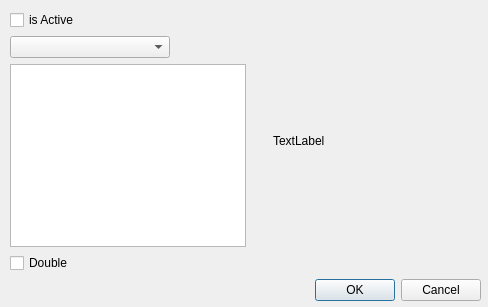
<?xml version="1.0" encoding="UTF-8"?>
<ui version="4.0">
 <class>Dialog_conf_combo_views</class>
 <widget class="QDialog" name="Dialog_conf_combo_views">
  <property name="geometry">
   <rect>
    <x>0</x>
    <y>0</y>
    <width>488</width>
    <height>307</height>
   </rect>
  </property>
  <property name="windowTitle">
   <string>Configure Combo View</string>
  </property>
  <widget class="QWidget" name="">
   <property name="geometry">
    <rect>
     <x>10</x>
     <y>10</y>
     <width>471</width>
     <height>291</height>
    </rect>
   </property>
   <layout class="QVBoxLayout" name="verticalLayout_2">
    <item>
     <layout class="QHBoxLayout" name="horizontalLayout">
      <item>
       <layout class="QVBoxLayout" name="verticalLayout">
        <item>
         <widget class="QCheckBox" name="chk_isActive">
          <property name="text">
           <string>is Active</string>
          </property>
         </widget>
        </item>
        <item>
         <widget class="QComboBox" name="cmb_combo_sel">
          <property name="maximumSize">
           <size>
            <width>160</width>
            <height>16777215</height>
           </size>
          </property>
         </widget>
        </item>
        <item>
         <widget class="QTextEdit" name="textEdit"/>
        </item>
        <item>
         <widget class="QCheckBox" name="chk_combo_double">
          <property name="text">
           <string>Double</string>
          </property>
         </widget>
        </item>
       </layout>
      </item>
      <item>
       <spacer name="horizontalSpacer_2">
        <property name="orientation">
         <enum>Qt::Horizontal</enum>
        </property>
        <property name="sizeHint" stdset="0">
         <size>
          <width>40</width>
          <height>20</height>
         </size>
        </property>
       </spacer>
      </item>
      <item>
       <widget class="QLabel" name="lbl_combo">
        <property name="sizePolicy">
         <sizepolicy hsizetype="Fixed" vsizetype="Fixed">
          <horstretch>208</horstretch>
          <verstretch>208</verstretch>
         </sizepolicy>
        </property>
        <property name="minimumSize">
         <size>
          <width>208</width>
          <height>208</height>
         </size>
        </property>
        <property name="autoFillBackground">
         <bool>true</bool>
        </property>
        <property name="text">
         <string>TextLabel</string>
        </property>
       </widget>
      </item>
     </layout>
    </item>
    <item>
     <layout class="QHBoxLayout" name="horizontalLayout_2">
      <item>
       <spacer name="horizontalSpacer">
        <property name="orientation">
         <enum>Qt::Horizontal</enum>
        </property>
        <property name="sizeHint" stdset="0">
         <size>
          <width>40</width>
          <height>20</height>
         </size>
        </property>
       </spacer>
      </item>
      <item>
       <widget class="QDialogButtonBox" name="buttonBox">
        <property name="orientation">
         <enum>Qt::Horizontal</enum>
        </property>
        <property name="standardButtons">
         <set>QDialogButtonBox::Cancel|QDialogButtonBox::Ok</set>
        </property>
       </widget>
      </item>
     </layout>
    </item>
   </layout>
  </widget>
 </widget>
 <resources/>
 <connections>
  <connection>
   <sender>buttonBox</sender>
   <signal>accepted()</signal>
   <receiver>Dialog_conf_combo_views</receiver>
   <slot>accept()</slot>
   <hints>
    <hint type="sourcelabel">
     <x>248</x>
     <y>254</y>
    </hint>
    <hint type="destinationlabel">
     <x>157</x>
     <y>274</y>
    </hint>
   </hints>
  </connection>
  <connection>
   <sender>buttonBox</sender>
   <signal>rejected()</signal>
   <receiver>Dialog_conf_combo_views</receiver>
   <slot>reject()</slot>
   <hints>
    <hint type="sourcelabel">
     <x>316</x>
     <y>260</y>
    </hint>
    <hint type="destinationlabel">
     <x>286</x>
     <y>274</y>
    </hint>
   </hints>
  </connection>
 </connections>
</ui>
